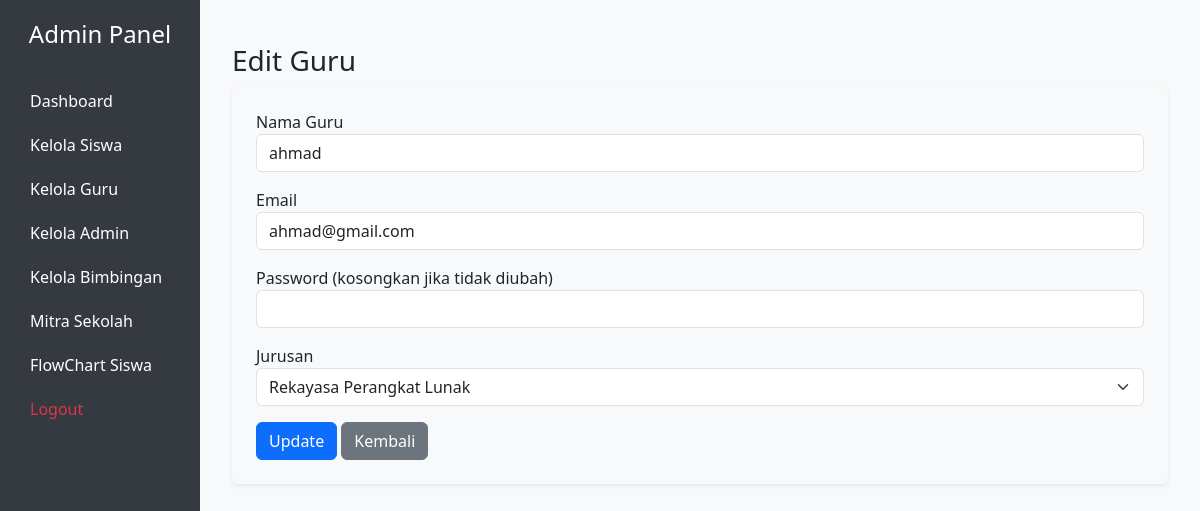
The page /admin/view/edit_guru.php?id=7 (signed in) on the database its author committed.
### tables this page shows
CREATE TABLE `dataguru` (
  `id_guru` int(11) NOT NULL,
  `nama_guru` varchar(100) DEFAULT NULL,
  `email` varchar(100) DEFAULT NULL,
  `password` varchar(255) DEFAULT NULL,
  `jurusan` varchar(255) DEFAULT NULL
);

### admin/view/edit_guru.php (the view, shortened to what this page needs)
<?php
require_once dirname(__DIR__) . "/config/database.php";
$id = intval($_GET['id'] ?? 0);
$stmt = $koneksi->prepare("SELECT * FROM dataguru WHERE id_guru=?");
$stmt->bind_param("i", $id);
$stmt->execute();
$data = $stmt->get_result()->fetch_assoc();
include "template/header.php";
?>
<div class="container mt-4">
    <h3>Edit Guru</h3>
    <form action="../controller/UpdateGuru.php" method="POST" class="p-4 bg-light rounded shadow-sm">
        <div class="mb-3">
            <label>Nama Guru</label>
            <input type="text" name="nama_guru" class="form-control" value="<?= htmlspecialchars($data['nama_guru']) ?>" required>
        </div>
        <div class="mb-3">
            <label>Email</label>
            <input type="email" name="email" class="form-control" value="<?= htmlspecialchars($data['email']) ?>" required>
        </div>
        <div class="mb-3">
            <label>Password (kosongkan jika tidak diubah)</label>
            <input type="password" name="password" class="form-control">
        </div>
        <div class="mb-3">
            <label>Jurusan</label>
            <select name="jurusan" class="form-select" required>
                <option value="Rekayasa Perangkat Lunak" <?= $data['jurusan']=="Rekayasa Perangkat Lunak"?"selected":"" ?>>Rekayasa Perangkat Lunak</option>
            </select>
        </div>
        <button type="submit" name="update" class="btn btn-primary">Update</button>
        <a href="kelola_guru.php" class="btn btn-secondary">Kembali</a>
    </form>
</div>
<?php include "template/footer.php"; ?>

### admin/view/template/header.php (style rules this page uses)
body { background-color: #f8f9fa; }

### rows shown on the page
dataguru: nama_guru "ahmad", email "ahmad@gmail.com", jurusan "Rekayasa Perangkat Lunak"
